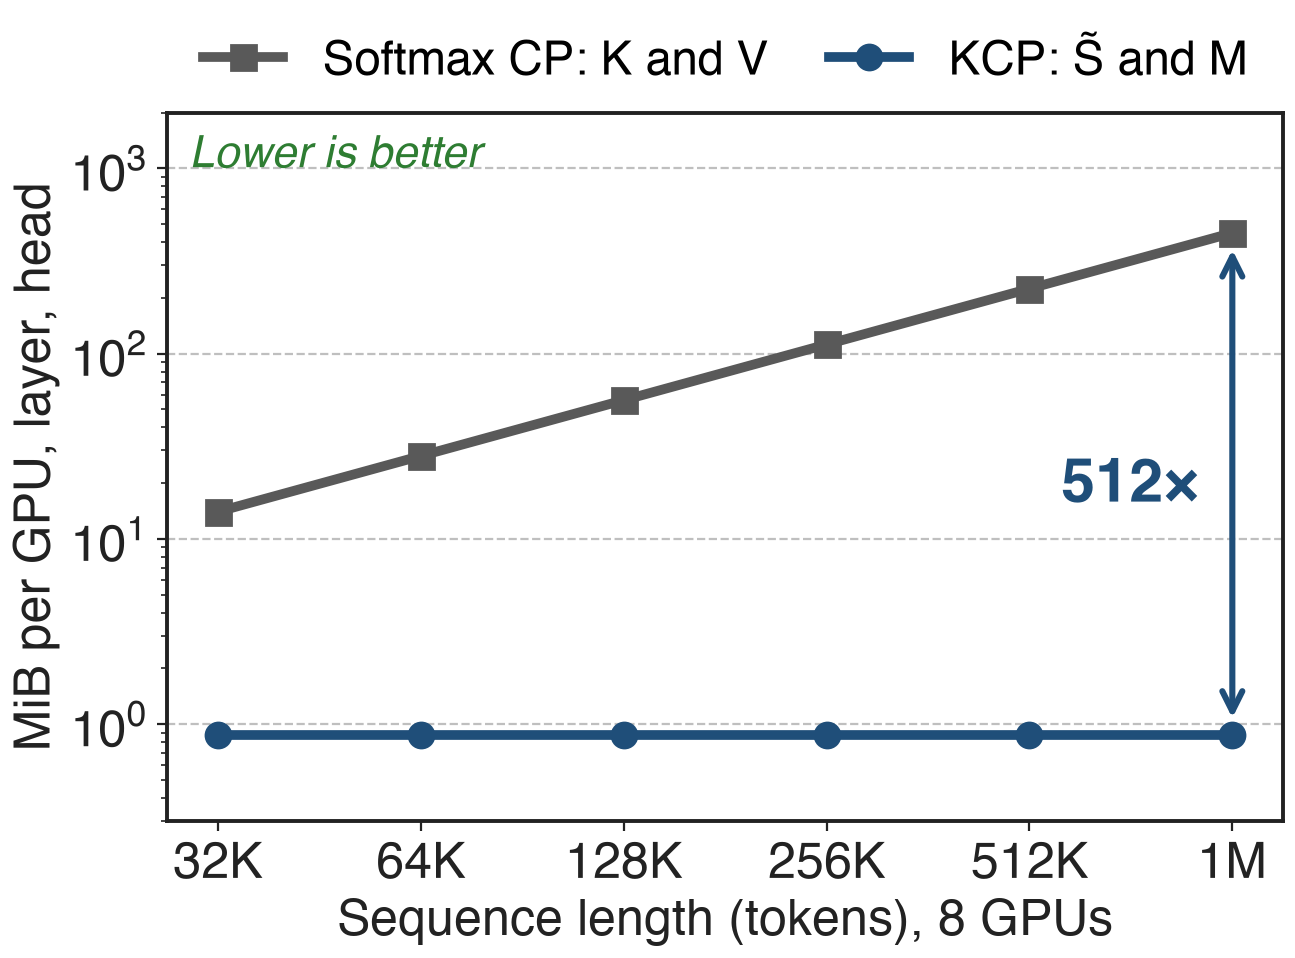

Recreate this plot in Python.
"""Analytic: bytes each GPU receives per layer per attention head for context parallelism over P = 8 GPUs.
Softmax CP (KV all-gather, BF16 K and V, head dim d = 128, MHA-equivalent comparator): (P-1)/P * T * 2 * d * 2 bytes.
KCP (all-gather of S~ (d_k x d_v) and M (d_k x d_k), FP32 as in FLA chunk_delta_h.py, d_k = d_v = 128):
(P-1) * d_k * (d_k + d_v) * 4 bytes. Payload formula CP x H x K x (K + V) from FLA PR #691; head dim 128 is the only
shape FlashKDA supports (README). Ratio = T / (256 P) -> 512x at T = 1M, P = 8. Not a measurement."""
import sys, pathlib; sys.path.insert(0, str(pathlib.Path(__file__).resolve().parents[3] / "scripts"))
import numpy as np
import slidechart as sc
P, d = 8, 128
T = np.array([32, 64, 128, 256, 512, 1024]) * 1024
soft = (P - 1) / P * T * 2 * d * 2 / 2**20
kcp = np.full_like(T, (P - 1) * d * (d + d) * 4, dtype=float) / 2**20
sc.setup()
fig, ax = sc.figure("right")
ax.plot(T, soft, color=sc.GRAYS[3], lw=3.5, marker="s", label="Softmax CP: K and V")
ax.plot(T, kcp, color=sc.ACCENT, lw=3.5, marker="o", label="KCP: S̃ and M")
ax.set_xscale("log", base=2); ax.set_yscale("log")
ax.set_xticks(T); ax.set_xticklabels(["32K", "64K", "128K", "256K", "512K", "1M"])
ax.set_xlabel("Sequence length (tokens), 8 GPUs")
ax.set_ylabel("MiB per GPU, layer, head")
ax.set_ylim(0.3, 2000)
ax.annotate("", xy=(T[-1], kcp[-1] * 1.15), xytext=(T[-1], soft[-1] / 1.15),
            arrowprops=dict(arrowstyle="<->", color=sc.ACCENT, lw=2.2))
ax.text(T[-1] / 1.12, np.sqrt(soft[-1] * kcp[-1]), "512×", ha="right", va="center", fontsize=22, fontweight="bold", color=sc.ACCENT)
sc.top_legend(ax, ncol=2)
for t in ax.get_legend().get_texts(): t.set_fontsize(17)
sc.better(ax, "Lower is better", "upper left")
sc.save(fig, __file__)
print("soft@1M MiB", soft[-1], "kcp MiB", kcp[-1], "ratio", soft[-1] / kcp[-1])
